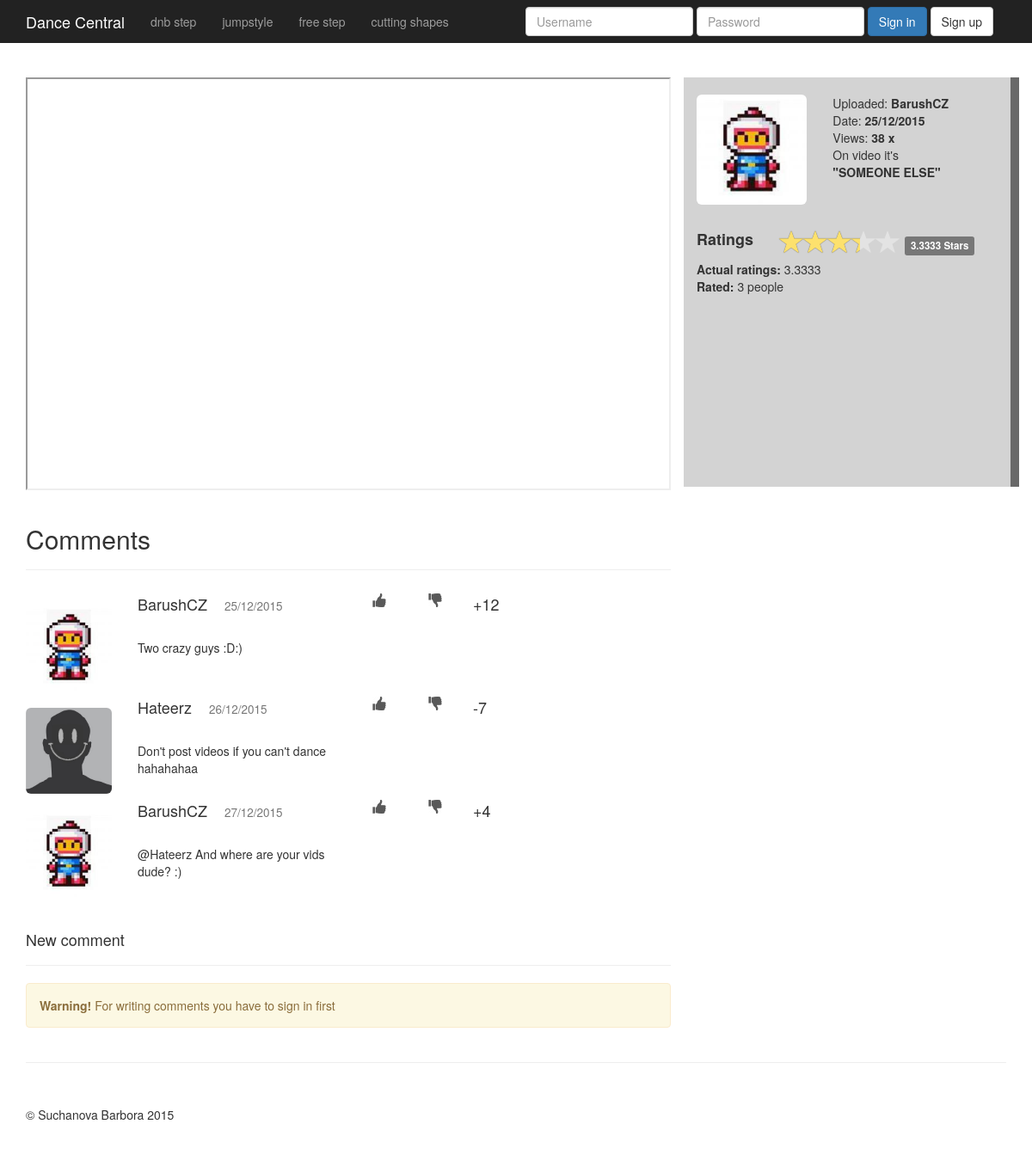
Page /index.php/video/detail/2 on the committed database.
### tables this page shows
CREATE TABLE IF NOT EXISTS `videos` (
`id` int(11) NOT NULL,
  `name` varchar(40) NOT NULL,
  `link` varchar(255) NOT NULL,
  `dance_style` int(11) NOT NULL,
  `views` int(11) NOT NULL,
  `date_of_upload` datetime NOT NULL,
  `i_am_on_video` tinyint(1) NOT NULL,
  `id_user` varchar(50) NOT NULL
);

CREATE TABLE IF NOT EXISTS `users` (
`id` int(11) NOT NULL,
  `username` varchar(50) NOT NULL,
  `avatar` varchar(50) NOT NULL,
  `email` varchar(40) NOT NULL,
  `password` varchar(100) NOT NULL,
  `date_of_registration` datetime NOT NULL,
  `role` int(1) NOT NULL,
  `dance_style` int(2) NOT NULL,
  `skin` int(11) NOT NULL,
  `hasAvatar` int(1) NOT NULL
);

CREATE TABLE IF NOT EXISTS `comments` (
`id` int(11) NOT NULL,
  `text` varchar(1000) NOT NULL,
  `date` datetime NOT NULL,
  `ratings` int(10) NOT NULL,
  `id_user` varchar(50) NOT NULL,
  `id_video` int(11) NOT NULL
);

### application/views/includes/template.php (called while the page is built, shortened)
<?php $this->load->view("includes/header"); ?>
<?php $this->load->view($pageContent); ?>
<?php $this->load->view("includes/footer"); ?>

### application/controllers/video.php (called while the page is built, shortened)
<?php
class Video extends CI_Controller
{
    function index()
    {
        $this->load->model('video_model');
        $data['video'] = $this->video_model->getVideoDetail($this->session->videoId);
        $this->load->model('comment_model');
        $data['comments'] = $this->comment_model->getComments($this->session->videoId);
        $this->load->model('account_model');
        $data['uploadingUser'] = $this->account_model->getAccount($data['video']->id_user);
        $data['pageContent'] = 'video_view';
        $this->load->view('includes/template', $data);
    }
    function setSessionData()
    {
        $sessionData = array(
            'danceStyle'  => 0,
            'videoId'=> $this->uri->segment(3)
        );
        $this->session->set_userdata($sessionData);
    }
    function detail()
    {
        $this->index();
    }
}

### index.php (called while the page is built, shortened)
<?php
require_once BASEPATH.'core/CodeIgniter.php';

### application/models/video_model.php (called while the page is built, shortened)
<?php
    class Video_model extends CI_Model
    {
       function getVideoDetail($videoId)
        {
            $this->db->select('*');
            $this->db->where('id', $videoId);
            $q = $this->db->get('videos');
            if($q->num_rows() == 1) $data = $q->result()[0];
            $this->db->select_avg('ratings');
            $this->db->where('id_video', $videoId);
            $query_ratings = $this->db->get('ratings');
            if($query_ratings->num_rows() == 1)$data->ratings = $query_ratings->result()[0]->ratings;
            else $data->ratings = 0;
            $this->db->where('id_video', $videoId);
            $this->db->from('ratings');
            $data->ratings_count = $this->db->count_all_results();
            return $data;
        }
        function incrementVideoViews($id)
        {
            $this->db->where('id', $id);
            $this->db->set('views', 'views+1', FALSE);
            $this->db->update('videos');
        }
    }

### application/models/account_model.php (called while the page is built, shortened)
<?php
    class Account_model extends CI_Model
    {
        function getAccount($username)
        {
            $this->db->select('*');
            $this->db->where('username', $username);
            $q = $this->db->get('users');
            if($q->num_rows() == 1) return $q->result()[0];
        }
    }

### application/models/comment_model.php (called while the page is built, shortened)
<?php
    class Comment_model extends CI_Model
    {
        function getComments($idVideo)
        {
            $data = array();
            $this->db->select('comments.*, users.hasAvatar, users.avatar');
            $this->db->from('comments');
            $this->db->where('id_video', $idVideo);
            $this->db->join('users', 'comments.id_user = users.username');
            $q = $this->db->get();
            if($q->num_rows() > 0)
            {
                foreach($q->result() as $row)
                {
                    $data[] = $row;
                }
            }
            return $data;
        }
    }

### application/views/video_view.php (the view, shortened to what this page needs)
<div class="container">
    <div class="video-page row">
        <div class="col-md-8 ">
            <iframe class="vid-responsive hidden-print" src="<?php echo 'http://www.youtube.com/embed/' . $video->link . '/' ?>" > </iframe>
        </div>
        <div class="col-md-4 video-info">
            <div class="row">
                <div class="col-md-5">
                    <img class="img-responsive avatar-big img-rounded " src="<?php echo base_url() . 'img/avatars/'. (($uploadingUser->hasAvatar == 0) ? $uploadingUser->avatar: 'user.jpeg') ?>"
                    alt="Avatar of the user who uploaded the video">
                </div>
                <div class="col-md-7">
                    <br>
                    <p>
                        Uploaded: <b><?php echo $video->id_user ?> </b>
                        <br> Date: <b><?php echo date('d/m/Y', strtotime($video->date_of_upload)) ?></b>
                        <br> Views: <b><?php echo $video->views ?>  x</b>
                        <br> On video it's <br>
                            <b>
                                <?php if($video->i_am_on_video == 0): ?>
                                "ME"
                                <?php else:?>
                                "SOMEONE ELSE"
                                <?php endif; ?>
                                </b>
                    </p>
                </div>
            </div>
            <br>
            <div class="row">
                <div class="col-md-3">
                    <h4><b>Ratings</b></h4>
                </div>
                <div class="col-md-9">
                </div>
            </div>
            <b>Actual ratings: </b><span id='ratings'> <?php echo $video->ratings ?></span><br>
            <b>Rated: </b><span id='ratings_count'><?php echo $video->ratings_count ?></span> people <br>
        </div>
    </div>
    <div class="row">
        <div class="col-md-8 comments">
            <div class="page-header">
                <h2>Comments </h2>
            </div>
            <div class="listOfComments">
            <?php foreach ($comments as $comment) : ?>
            <div class="row comment<?php echo $comment->id ?> ">
                <div class="col-md-2">
                    <img class="img-responsive img-rounded avatar" src="<?php echo base_url() . 'img/avatars/'. (($comment->hasAvatar == 0) ? $comment->avatar: 'user.jpeg') ?>"
                     alt="Avatar of user who posted a comment" >
                </div>
                <div class="col-md-4">
                    <h4><?php echo $comment->id_user ?>
                        &nbsp;&nbsp;&nbsp;<span><small><?php echo date("d/m/Y", strtotime($comment->date)) ?></small></span>
                   </h4>
                   <br>
                    <p>
                        <?php echo $comment->text ?>
                    </p>
                </div>
                <div class="col-md-1">
                     <form action="<?php echo site_url('video/thumbs');?>" onsubmit="thumbs(<?= $comment->id ?>, 1);"
                         method="post" accept-charset="utf-8">
                        <input type="image" name="submit" src="<?php echo base_url(); ?>img/thumbsup.png" alt="Thumbs up icon"
                        class="btn thumbs-icon btn-link <?php echo get_cookie('isLoggedIn') == '0' ? '': 'disabled' ?>" >
                        <?php echo form_hidden('commentId',$comment->id);
                              echo form_close();?>
               </div>
               <div class="col-md-1">
                     <form action="<?php echo site_url('video/thumbs');?>" onsubmit="thumbs(<?= $comment->id ?>, -1);"
                         method="post" accept-charset="utf-8">
                        <input type="image" name="submit" src="<?php echo base_url(); ?>img/thumbsdown.png" alt="Thumbs down icon"
                        class="btn thumbs-icon btn-link <?php echo get_cookie('isLoggedIn') == '0' ? '': 'disabled' ?>" >
                        <?php echo form_hidden('commentId',$comment->id);
                              echo form_close();?>
                </div>
                <div class="col-md-1">
                    <h4>
                      <span class="votes<?= $comment->id ?>">
                            <?php echo ($comment->ratings > 0)? "+" . $comment->ratings: $comment->ratings ?>
                      </span>
                    </h4>
                </div>
                <div class="col-md-offset-1 col-md-2">
                </div>
            </div>
            <?php endforeach; ?>
            </div>
            <div class="page-header hidden-print new-comment-header">
                <h4>New comment</h4>
            </div>
            <div class="<?php echo get_cookie('isLoggedIn') == '0' ? 'hiddenElement': ''?>">
                <div class="alert alert-warning fade in" >
                    <strong>Warning! </strong> For writing comments you have to sign in first
                </div>
            </div>
        </div>
    </div>
<link href="<?php echo base_url(); ?>css/styles<?php echo get_cookie('isLoggedIn') == '0' ? $this->session->skin: 1?>.css" property="stylesheet" rel="stylesheet">

### application/views/includes/header.php (shortened to what this page needs)
<!DOCTYPE html>
<html lang="en">
<head>
    <link href="<?php echo base_url(); ?>css/bootstrap.min.css" rel="stylesheet">
    <link href="<?php echo base_url(); ?>css/star-rating.min.css" media="all" rel="stylesheet" type="text/css" />
    <link href="<?php echo base_url(); ?>css/styles.css" rel="stylesheet">
</head>
<body>
    <nav class="navbar navbar-upper navbar-inverse navbar-static-top" >
        <div class="container">
            <div class="navbar-header">
                <a class="navbar-brand navbar-title" href="<?php echo site_url('home/') ?>">Dance Central</a>
            </div>
            <div class="collapse navbar-collapse" id="bs-example-navbar-collapse-1">
               <ul class="nav navbar-nav nav-danceStyles">
                   <li class="<?php echo $this->session->danceStyle == 1 ? 'active': ''?>">
                    <a href="<?php echo site_url('home/filter/1') ?>">dnb step</a>
                </li>
                <li class="<?php echo $this->session->danceStyle == 2 ? 'active': ''?>">
                    <a href="<?php echo site_url('home/filter/2') ?>" >jumpstyle</a>
                </li>
                <li class="<?php echo $this->session->danceStyle == 3 ? 'active': ''?>">
                    <a href="<?php echo site_url('home/filter/3') ?>" >free step</a>
                </li>
                <li class="<?php echo $this->session->danceStyle == 4 ? 'active': ''?>">
                    <a href="<?php echo site_url('home/filter/4') ?>" >cutting shapes</a>
                </li>
            </ul>
            <div id="notLoggedIn" class="<?php echo get_cookie('isLoggedIn') == '0' ? 'hiddenElement': ''?>">
                <?php echo form_open('account/validate_credentials', array('class' => 'navbar-form pull-right')) ?>
                <?php echo form_input(array(
                    'name'          => 'login',
                    'id'            => 'login',
                    'placeholder'   => 'Username',
                    'class'         => 'form-control',
                    'value'         =>  (get_cookie('isLoggedIn') == NULL)? $this->session->username: '')) ?>
                <?php echo form_password(array(
                    'name'          => 'password',
                    'id'            => 'password',
                    'placeholder'   => 'Password',
                    'class'         => 'form-control')) ?>
                <?php echo form_submit(array(
                    'name'          => 'submit',
                    'value'         => 'Sign in',
                    'class'         => 'btn btn-primary')) ?>
                    <a href="<?php echo site_url('account/signup/') ?>" class="btn btn-default">Sign up</a>
                    <?php echo form_close() ?>
                </div>
            </div>
        </div>
    </nav>

### application/views/includes/footer.php (shortened to what this page needs)
            <hr>
            <footer>
                <div class="row">
                    <div class="col-lg-12">
                        <p>&copy; Suchanova Barbora 2015</p>
                    </div>
                </div>
            </footer>
        </div>
</body>
</html>

### css/styles.css (style rules this page uses)
.navbar-upper { margin-bottom: 0px; border:0px; }
.video-info { height: 34em; background-color: lightgray; border-right: 10px solid dimgray; }
.navbar-username, .navbar-title { color: white !important; }
.thumbs-icon { width: 3em; }
.vid-responsive { display: block; width:100%; height:480px; }
.registration, .accountUpdate, .avatar-big, .avatar, .video-page { margin-top: 20px; }
footer { margin: 50px 0; }

### rows in the picture
users: avatar (picture)
videos: id_user "BarushCZ", date_of_upload "25/12/2015", views "38"
comments: users.avatar (picture), id_user "BarushCZ", date "25/12/2015", text "Two crazy guys :D:)", ratings "12"
comments: shows a picture, id_user "Hateerz", date "26/12/2015", text "Don't post videos if you can't dance hahahahaa", ratings "-7"
comments: users.avatar (picture), id_user "BarushCZ", date "27/12/2015", text "@Hateerz And where are your vids dude? :)", ratings "4"

### other values in the picture
$video->ratings "3.3333"
$video->ratings_count "3"
